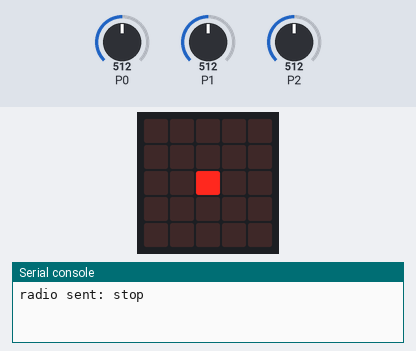
Bench run of a program on a simulated BBC micro:bit (MakeCode). On the bench: the board's 5×5 LED display, the last lines printed to the serial console. The test bench sets the inputs (shaded band); at power-on: P1 = 512, P2 = 512, P0 = 512 (analog values on the 0–1023 scale). No radio messages arrive unless stated (any console line starting 'radio sent:' is added by the test bench).

Above: at 1.2 s.
1.3 s: P1 set to 716
At 2.1 s:
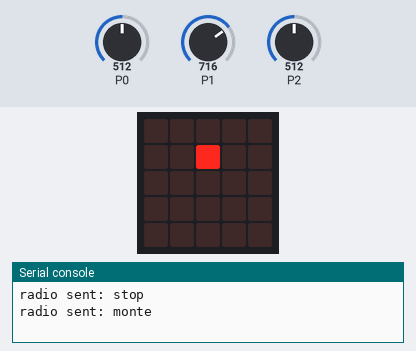
2.8 s: P2 set to 716
At 3.2 s:
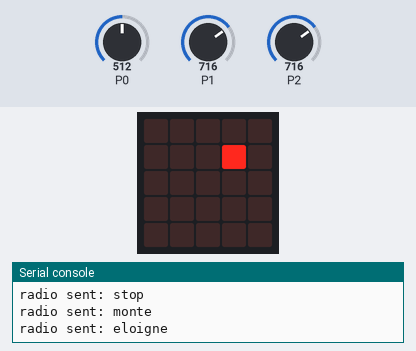
4.3 s: P0 set to 0
At 4.7 s:
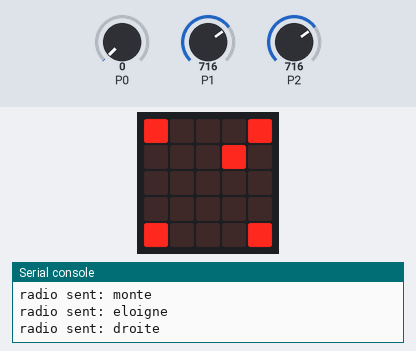
5.8 s: P2 set to 306
At 7.0 s:
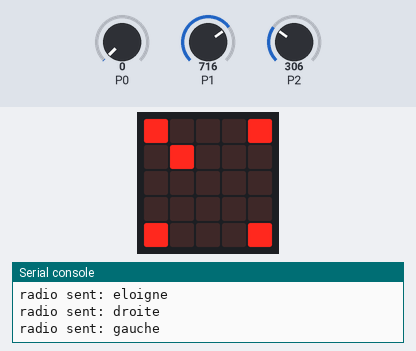
7.3 s: P0 set to 20
At 8.5 s:
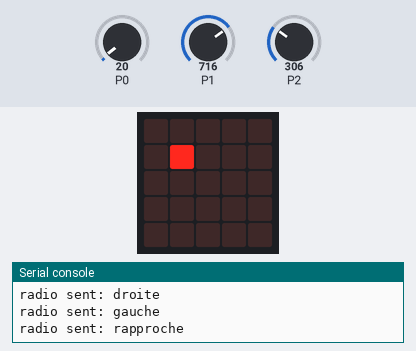
8.8 s: P1 set to 900
At 9.6 s:
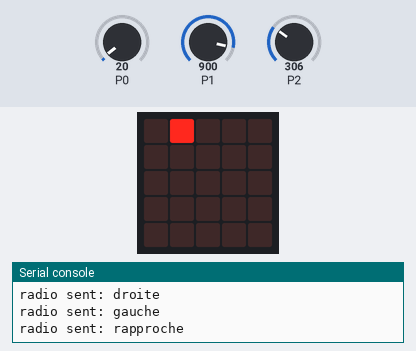
Timing chart, 0 to 11.4 s (numbered marks = the images above; inputs shaded):
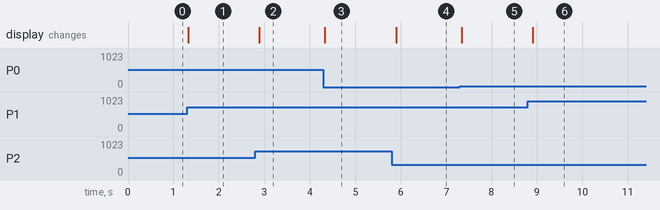

Measured:
- after the input at 1.3 s, the display: changes at once (image 1)
- after the input at 2.8 s, the display: changes after 0.09 s (image 2)
- after the input at 4.3 s, the display: changes at once (image 3)
- after the input at 5.8 s, the display: changes after 0.10 s (image 4)
- after the input at 7.3 s, the display: changes at once (image 5)
- after the input at 8.8 s, the display: changes after 0.11 s (image 6)

The program:

main.ts
```typescript
let action_en_cours = ""
let action = ""
let v_x = 0
let bouton = 0
let v_y = 0
radio.setGroup(1)
basic.forever(function () {
    v_y = Math.trunc(4.7 - Math.map(pins.analogReadPin(AnalogPin.P1), 0, 1023, 0, 5))
    bouton = pins.analogReadPin(AnalogPin.P0)
    v_x = Math.trunc(Math.map(pins.analogReadPin(AnalogPin.P2), 0, 1023, 0, 5))
    basic.clearScreen()
    if (bouton < 10) {
        led.plot(0, 4)
        led.plot(4, 0)
        led.plot(4, 4)
        led.plot(0, 0)
        if (v_x > 2) {
            action = "droite"
        } else if (v_x < 2) {
            action = "gauche"
        } else {
            action = "stop"
        }
    } else {
        if (v_x > 2) {
            action = "eloigne"
        } else if (v_x < 2) {
            action = "rapproche"
        } else {
            if (v_y > 2) {
                action = "descend"
            } else if (v_y < 2) {
                action = "monte"
            } else {
                action = "stop"
            }
        }
    }
    led.plot(v_x, v_y)
    if (action != action_en_cours) {
        action_en_cours = action
        radio.sendString("" + (action))
    }
    basic.pause(100)
})
```

test.ts
```typescript
// les tests vont ici ; cela ne sera pas compilé si ce paquet est utilisé en tant qu'extension.
```
